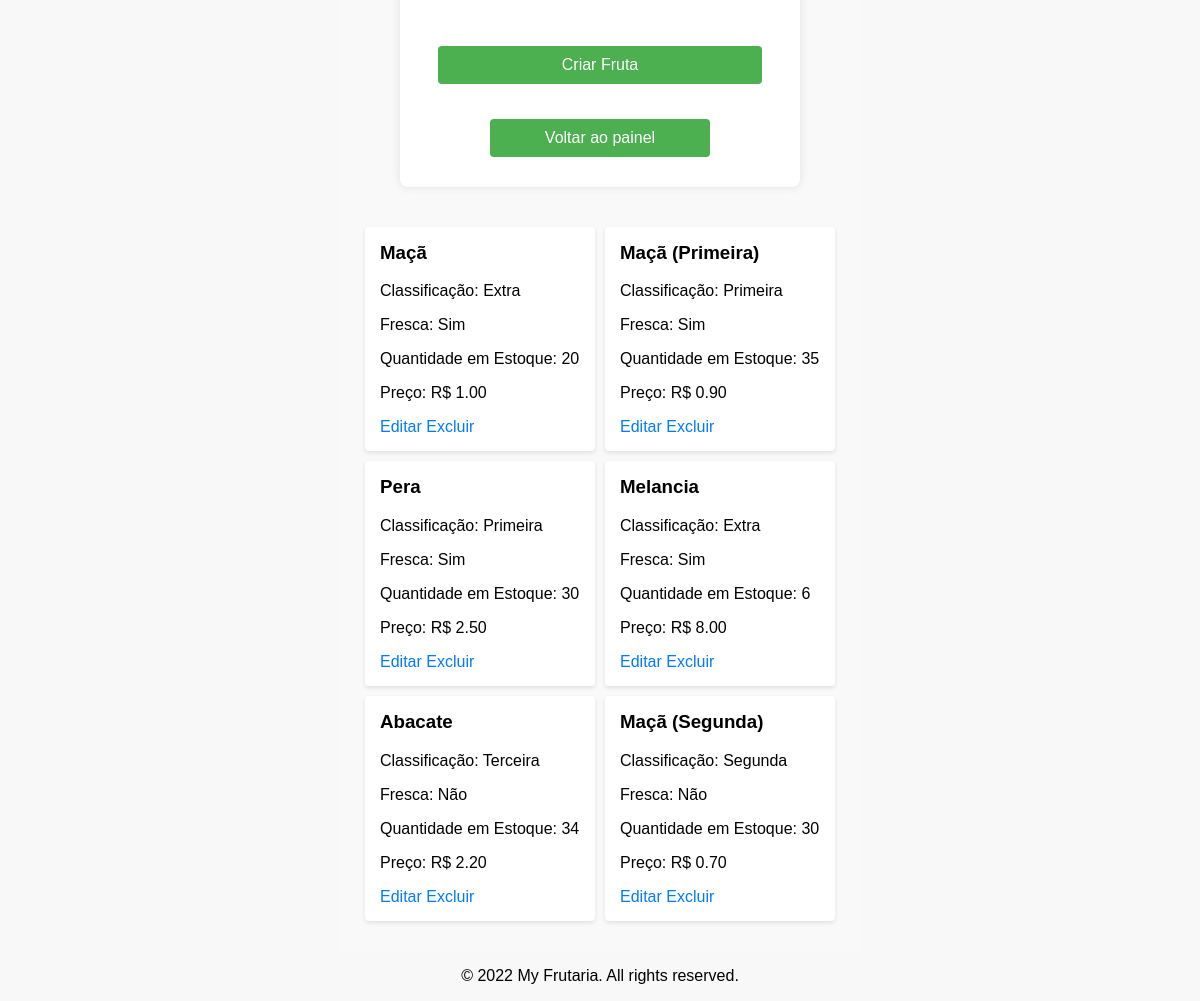
Before: /create_fruit/ (lower part) with the older database file.
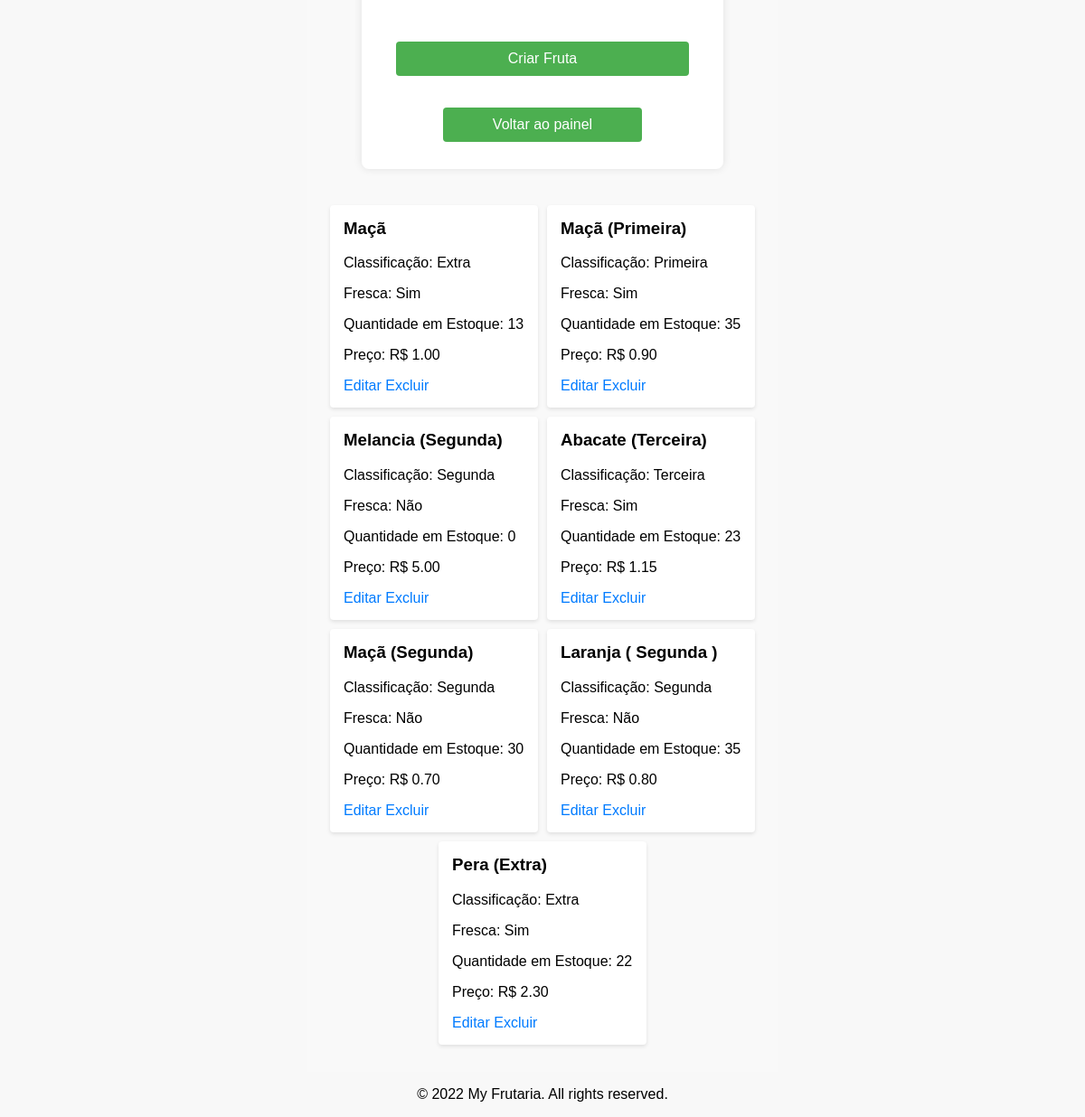
After: the same page with the newer database file.
### frutaria/models.py (models this page shows)
class Fruta(models.Model):
    nome = models.CharField(max_length=100)
    classificacao = models.CharField(max_length=100)
    fresca = models.BooleanField(default=True)
    qtd_estoque = models.IntegerField()
    preco = models.FloatField(default=0.00)

### frutaria/views.py (the view, shortened to what this page needs)
# urls.py: path('create_fruit/', views.create_fruit, name='create_fruit'),
def create_fruit(request):
    if request.method == 'GET':
        frutas = Fruta.objects.all()
        return render(request, 'create_fruit.html', {'frutas': frutas})

### frutaria/templates/create_fruit.html (shortened to what this page needs)
{% extends 'base.html' %}
{% block content %}
    <div class="container">
        <form method="post" class="formulario" action="{% url 'create_fruit' %}">
            <div class="campo-form">
            </div>
            <button type="submit" class="botao">Criar Fruta</button>
            <a href="{% url 'admin-panel' %}" class="botao" id="botao-panel">Voltar ao painel</a>
        </form>
        <div class="lista-frutas">
            {% for fruta in frutas %}
                <div class="fruta">
                    <h3>{{ fruta.nome }}</h3>
                    <p>Classificação: {{ fruta.classificacao }}</p>
                    <p>Fresca: {% if fruta.fresca %}Sim{% else %}Não{% endif %}</p>
                    <p>Quantidade em Estoque: {{ fruta.qtd_estoque }}</p>
                    <p>Preço: R$ {{ fruta.preco|floatformat:2 }}</p>
                    <a href="{% url 'fruit_edit' fruta.id %}" class="link">Editar</a>
                    <a href="{% url 'fruit_delete' fruta.id %}" class="link">Excluir</a>
                </div>
            {% empty %}
                <p>Nenhuma fruta cadastrada.</p>
            {% endfor %}
        </div>
    </div>
{% endblock %}

Changed rows visible on the page:
removed Fruta: nome "Pera", classificacao "Primeira", fresca "Sim", qtd_estoque "30", preco "2.50"
changed Fruta "Maçã": qtd_estoque "20" → "13"
changed Fruta: nome "Melancia" → "Melancia (Segunda)"; classificacao "Extra" → "Segunda"; qtd_estoque "6" → "0"; preco "8.00" → "5.00"; fresca "Sim" → "Não"
changed Fruta "Terceira": nome "Abacate" → "Abacate (Terceira)"; qtd_estoque "34" → "23"; preco "2.20" → "1.15"; fresca "Não" → "Sim"
added Fruta: nome "Laranja ( Segunda )", classificacao "Segunda", fresca "Não", qtd_estoque "35", preco "0.80"
added Fruta: nome "Pera (Extra)", classificacao "Extra", fresca "Sim", qtd_estoque "22", preco "2.30"
